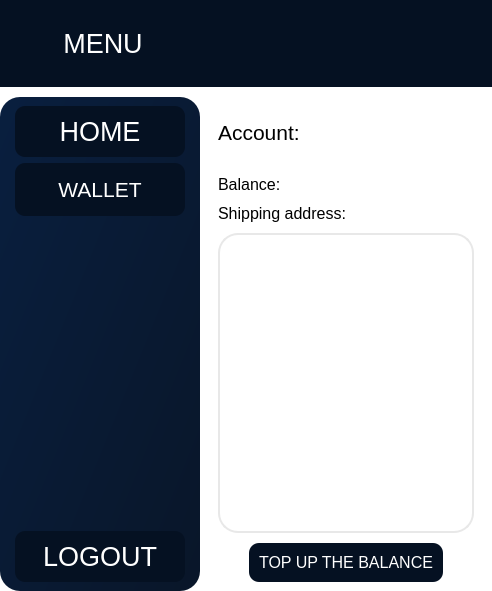
      <widget class="QWidget" name="wallet_page">
       <property name="styleSheet">
        <string notr="true">*{
	border: none;
	background-color: transparent;
	color: #fff;
}
#centralwiget{
	background-color: rgb(255, 255, 255);
}
#side_menu{
	background-color: qlineargradient(spread:pad, x1:1, y1:1, x2:0, y2:0, stop:0 rgba(9, 22, 41, 255), stop:1 rgba(9, 31, 63, 255));
	border-radius: 20px;
}
#header{
	background-color: rgb(5, 17, 34);
}
QPushButton{
	padding: 10px;
	background-color: rgb(5, 17, 34);
	border-radius: 10px;
	color: white;
}
QPushButton:hover{
	background-color: qlineargradient(spread:pad, x1:1, y1:1, x2:0.130682, y2:0.165, stop:0 rgba(34, 120, 239, 255), stop:1 rgba(145, 185, 239, 255));
}
#main_body{
	background-color: white;
	border-radius: 10px;
}
QScrollBar::handle:vertical
{
      background-color: rgb(232, 232, 232);
      min-height: 5px;
      border-radius: 6px;
}
QScrollBar::add-line:vertical 
{
      border: none;
      background: none;
}

QScrollBar::sub-line:vertical
{
      border: none;
      background: none;
}</string>
       </property>
       <layout class="QGridLayout" name="gridLayout_2">
        <property name="leftMargin">
         <number>0</number>
        </property>
        <property name="topMargin">
         <number>0</number>
        </property>
        <property name="rightMargin">
         <number>0</number>
        </property>
        <property name="bottomMargin">
         <number>0</number>
        </property>
        <property name="horizontalSpacing">
         <number>0</number>
        </property>
        <property name="verticalSpacing">
         <number>10</number>
        </property>
        <item row="0" column="0" colspan="2">
         <widget class="QFrame" name="header_2">
          <property name="sizePolicy">
           <sizepolicy hsizetype="Expanding" vsizetype="Expanding">
            <horstretch>0</horstretch>
            <verstretch>0</verstretch>
           </sizepolicy>
          </property>
          <property name="minimumSize">
           <size>
            <width>0</width>
            <height>0</height>
           </size>
          </property>
          <property name="maximumSize">
           <size>
            <width>16777215</width>
            <height>100</height>
           </size>
          </property>
          <property name="styleSheet">
           <string notr="true">QFrame{
	background-color: rgb(5, 17, 34);
}</string>
          </property>
          <property name="frameShape">
           <enum>QFrame::StyledPanel</enum>
          </property>
          <property name="frameShadow">
           <enum>QFrame::Raised</enum>
          </property>
          <layout class="QHBoxLayout" name="horizontalLayout_2">
           <item alignment="Qt::AlignLeft">
            <widget class="QFrame" name="side_menu_toggle_2">
             <property name="minimumSize">
              <size>
               <width>100</width>
               <height>0</height>
              </size>
             </property>
             <property name="frameShape">
              <enum>QFrame::StyledPanel</enum>
             </property>
             <property name="frameShadow">
              <enum>QFrame::Raised</enum>
             </property>
             <layout class="QHBoxLayout" name="horizontalLayout_47">
              <item>
               <widget class="QPushButton" name="pushButton_2">
                <property name="minimumSize">
                 <size>
                  <width>170</width>
                  <height>0</height>
                 </size>
                </property>
                <property name="maximumSize">
                 <size>
                  <width>170</width>
                  <height>16777215</height>
                 </size>
                </property>
                <property name="font">
                 <font>
                  <pointsize>20</pointsize>
                 </font>
                </property>
                <property name="styleSheet">
                 <string notr="true">color: white;</string>
                </property>
                <property name="text">
                 <string>MENU</string>
                </property>
                <property name="icon">
                 <iconset resource="../resources/icons.qrc">
                  <normaloff>:/icons/icons/align-justify.svg</normaloff>
                  <normalon>:/icons/icons/align-justify.svg</normalon>:/icons/icons/align-justify.svg</iconset>
                </property>
                <property name="iconSize">
                 <size>
                  <width>24</width>
                  <height>24</height>
                 </size>
                </property>
                <property name="checkable">
                 <bool>false</bool>
                </property>
                <property name="checked">
                 <bool>false</bool>
                </property>
               </widget>
              </item>
             </layout>
            </widget>
           </item>
           <item>
            <widget class="QFrame" name="frame_28">
             <property name="frameShape">
              <enum>QFrame::StyledPanel</enum>
             </property>
             <property name="frameShadow">
              <enum>QFrame::Raised</enum>
             </property>
             <layout class="QHBoxLayout" name="horizontalLayout_48">
              <item>
               <widget class="QLabel" name="logged_as_2">
                <property name="font">
                 <font>
                  <pointsize>16</pointsize>
                 </font>
                </property>
                <property name="text">
                 <string/>
                </property>
                <property name="alignment">
                 <set>Qt::AlignCenter</set>
                </property>
               </widget>
              </item>
             </layout>
            </widget>
           </item>
          </layout>
         </widget>
        </item>
        <item row="1" column="0">
         <widget class="QFrame" name="side_menu_2">
          <property name="sizePolicy">
           <sizepolicy hsizetype="Preferred" vsizetype="Expanding">
            <horstretch>0</horstretch>
            <verstretch>0</verstretch>
           </sizepolicy>
          </property>
          <property name="minimumSize">
           <size>
            <width>200</width>
            <height>0</height>
           </size>
          </property>
          <property name="maximumSize">
           <size>
            <width>0</width>
            <height>16777215</height>
           </size>
          </property>
          <property name="styleSheet">
           <string notr="true">QFrame{
background-color: qlineargradient(spread:pad, x1:1, y1:1, x2:0, y2:0, stop:0 rgba(9, 22, 41, 255), stop:1 rgba(9, 31, 63, 255));
border-radius: 20px;
}</string>
          </property>
          <layout class="QVBoxLayout" name="verticalLayout_76" stretch="0,0">
           <property name="spacing">
            <number>0</number>
           </property>
           <property name="leftMargin">
            <number>0</number>
           </property>
           <property name="topMargin">
            <number>0</number>
           </property>
           <property name="rightMargin">
            <number>0</number>
           </property>
           <property name="bottomMargin">
            <number>0</number>
           </property>
           <item alignment="Qt::AlignHCenter|Qt::AlignTop">
            <widget class="QFrame" name="frame_99">
             <property name="styleSheet">
              <string notr="true">QFrame{
background-color: transparent;
}
</string>
             </property>
             <property name="frameShape">
              <enum>QFrame::StyledPanel</enum>
             </property>
             <property name="frameShadow">
              <enum>QFrame::Raised</enum>
             </property>
             <layout class="QVBoxLayout" name="verticalLayout_77">
              <item>
               <widget class="QPushButton" name="home_2">
                <property name="minimumSize">
                 <size>
                  <width>170</width>
                  <height>0</height>
                 </size>
                </property>
                <property name="maximumSize">
                 <size>
                  <width>170</width>
                  <height>16777215</height>
                 </size>
                </property>
                <property name="font">
                 <font>
                  <pointsize>20</pointsize>
                 </font>
                </property>
                <property name="text">
                 <string>HOME</string>
                </property>
                <property name="icon">
                 <iconset resource="../resources/icons.qrc">
                  <normaloff>:/icons/icons/home.svg</normaloff>:/icons/icons/home.svg</iconset>
                </property>
                <property name="iconSize">
                 <size>
                  <width>24</width>
                  <height>24</height>
                 </size>
                </property>
               </widget>
              </item>
              <item>
               <widget class="QPushButton" name="wallet_2">
                <property name="minimumSize">
                 <size>
                  <width>170</width>
                  <height>53</height>
                 </size>
                </property>
                <property name="maximumSize">
                 <size>
                  <width>170</width>
                  <height>16777215</height>
                 </size>
                </property>
                <property name="font">
                 <font>
                  <pointsize>16</pointsize>
                  <stylestrategy>PreferDefault</stylestrategy>
                  <kerning>true</kerning>
                 </font>
                </property>
                <property name="styleSheet">
                 <string notr="true"/>
                </property>
                <property name="text">
                 <string>WALLET</string>
                </property>
                <property name="icon">
                 <iconset resource="../resources/icons.qrc">
                  <normaloff>:/icons/icons/dollar-sign.svg</normaloff>:/icons/icons/dollar-sign.svg</iconset>
                </property>
                <property name="iconSize">
                 <size>
                  <width>24</width>
                  <height>24</height>
                 </size>
                </property>
               </widget>
              </item>
             </layout>
            </widget>
           </item>
           <item alignment="Qt::AlignHCenter|Qt::AlignBottom">
            <widget class="QFrame" name="frame_100">
             <property name="styleSheet">
              <string notr="true">QFrame{
background-color: transparent;
}</string>
             </property>
             <property name="frameShape">
              <enum>QFrame::StyledPanel</enum>
             </property>
             <property name="frameShadow">
              <enum>QFrame::Raised</enum>
             </property>
             <layout class="QVBoxLayout" name="verticalLayout_78">
              <item>
               <widget class="QPushButton" name="pushButton_6">
                <property name="minimumSize">
                 <size>
                  <width>170</width>
                  <height>0</height>
                 </size>
                </property>
                <property name="maximumSize">
                 <size>
                  <width>170</width>
                  <height>16777215</height>
                 </size>
                </property>
                <property name="font">
                 <font>
                  <pointsize>20</pointsize>
                 </font>
                </property>
                <property name="styleSheet">
                 <string notr="true">QPushButton:hover{
	background-color: qlineargradient(spread:pad, x1:1, y1:1, x2:0, y2:0, stop:0 rgba(165, 4, 77, 255), stop:1 rgba(165, 117, 139, 255));
}</string>
                </property>
                <property name="text">
                 <string>LOGOUT</string>
                </property>
                <property name="icon">
                 <iconset resource="../resources/icons.qrc">
                  <normaloff>:/icons/icons/log-out.svg</normaloff>:/icons/icons/log-out.svg</iconset>
                </property>
                <property name="iconSize">
                 <size>
                  <width>24</width>
                  <height>24</height>
                 </size>
                </property>
               </widget>
              </item>
             </layout>
            </widget>
           </item>
          </layout>
         </widget>
        </item>
        <item row="1" column="1">
         <widget class="QFrame" name="main_body_4">
          <property name="sizePolicy">
           <sizepolicy hsizetype="Expanding" vsizetype="Preferred">
            <horstretch>0</horstretch>
            <verstretch>0</verstretch>
           </sizepolicy>
          </property>
          <property name="styleSheet">
           <string notr="true">background-color: white;
border-radius: 10px</string>
          </property>
          <property name="frameShape">
           <enum>QFrame::StyledPanel</enum>
          </property>
          <property name="frameShadow">
           <enum>QFrame::Raised</enum>
          </property>
          <layout class="QVBoxLayout" name="verticalLayout_58">
           <item>
            <widget class="QFrame" name="frame_75">
             <property name="minimumSize">
              <size>
               <width>0</width>
               <height>53</height>
              </size>
             </property>
             <property name="maximumSize">
              <size>
               <width>16777215</width>
               <height>53</height>
              </size>
             </property>
             <property name="frameShape">
              <enum>QFrame::StyledPanel</enum>
             </property>
             <property name="frameShadow">
              <enum>QFrame::Raised</enum>
             </property>
             <layout class="QVBoxLayout" name="verticalLayout_59">
              <item>
               <widget class="QLabel" name="account">
                <property name="font">
                 <font>
                  <pointsize>16</pointsize>
                 </font>
                </property>
                <property name="styleSheet">
                 <string notr="true">color: rgb(0, 0, 0);</string>
                </property>
                <property name="text">
                 <string>Account: </string>
                </property>
               </widget>
              </item>
             </layout>
            </widget>
           </item>
           <item>
            <widget class="QFrame" name="frame_76">
             <property name="frameShape">
              <enum>QFrame::StyledPanel</enum>
             </property>
             <property name="frameShadow">
              <enum>QFrame::Raised</enum>
             </property>
             <layout class="QVBoxLayout" name="verticalLayout_60">
              <property name="spacing">
               <number>10</number>
              </property>
              <property name="topMargin">
               <number>10</number>
              </property>
              <property name="bottomMargin">
               <number>0</number>
              </property>
              <item alignment="Qt::AlignTop">
               <widget class="QLabel" name="balance">
                <property name="font">
                 <font>
                  <pointsize>12</pointsize>
                 </font>
                </property>
                <property name="styleSheet">
                 <string notr="true">color: black;</string>
                </property>
                <property name="text">
                 <string>Balance: </string>
                </property>
               </widget>
              </item>
              <item>
               <widget class="QLabel" name="label_7">
                <property name="font">
                 <font>
                  <pointsize>12</pointsize>
                 </font>
                </property>
                <property name="styleSheet">
                 <string notr="true">color: black;</string>
                </property>
                <property name="text">
                 <string>Shipping address:</string>
                </property>
               </widget>
              </item>
              <item alignment="Qt::AlignVCenter">
               <widget class="QFrame" name="frame_77">
                <property name="minimumSize">
                 <size>
                  <width>0</width>
                  <height>300</height>
                 </size>
                </property>
                <property name="maximumSize">
                 <size>
                  <width>16777215</width>
                  <height>300</height>
                 </size>
                </property>
                <property name="frameShape">
                 <enum>QFrame::StyledPanel</enum>
                </property>
                <property name="frameShadow">
                 <enum>QFrame::Raised</enum>
                </property>
                <layout class="QVBoxLayout" name="verticalLayout_61">
                 <property name="spacing">
                  <number>10</number>
                 </property>
                 <property name="leftMargin">
                  <number>0</number>
                 </property>
                 <property name="topMargin">
                  <number>0</number>
                 </property>
                 <property name="rightMargin">
                  <number>0</number>
                 </property>
                 <property name="bottomMargin">
                  <number>0</number>
                 </property>
                 <item>
                  <widget class="QTextEdit" name="textEdit">
                   <property name="font">
                    <font>
                     <pointsize>12</pointsize>
                    </font>
                   </property>
                   <property name="styleSheet">
                    <string notr="true">color: black;
border: 2px solid rgb(232, 232, 232);
border-radius: 20px;</string>
                   </property>
                   <property name="html">
                    <string>&lt;!DOCTYPE HTML PUBLIC &quot;-//W3C//DTD HTML 4.0//EN&quot; &quot;http://www.w3.org/TR/REC-html40/strict.dtd&quot;&gt;
&lt;html&gt;&lt;head&gt;&lt;meta name=&quot;qrichtext&quot; content=&quot;1&quot; /&gt;&lt;style type=&quot;text/css&quot;&gt;
p, li { white-space: pre-wrap; }
&lt;/style&gt;&lt;/head&gt;&lt;body style=&quot; font-family:'MS Shell Dlg 2'; font-size:12pt; font-weight:400; font-style:normal;&quot;&gt;
&lt;p style=&quot;-qt-paragraph-type:empty; margin-top:0px; margin-bottom:0px; margin-left:0px; margin-right:0px; -qt-block-indent:0; text-indent:0px;&quot;&gt;&lt;br /&gt;&lt;/p&gt;&lt;/body&gt;&lt;/html&gt;</string>
                   </property>
                  </widget>
                 </item>
                </layout>
               </widget>
              </item>
              <item alignment="Qt::AlignHCenter">
               <widget class="QPushButton" name="pushButton_3">
                <property name="font">
                 <font>
                  <pointsize>12</pointsize>
                 </font>
                </property>
                <property name="styleSheet">
                 <string notr="true">QPushButton{
	padding: 10px;
	background-color: rgb(5, 17, 34);
	border-radius: 10px;
	color: white;
}
QPushButton:hover{
	background-color: qlineargradient(spread:pad, x1:1, y1:1, x2:0.130682, y2:0.165, stop:0 rgba(34, 120, 239, 255), stop:1 rgba(145, 185, 239, 255));
}</string>
                </property>
                <property name="text">
                 <string>TOP UP THE BALANCE</string>
                </property>
               </widget>
              </item>
             </layout>
            </widget>
           </item>
          </layout>
         </widget>
        </item>
       </layout>
      </widget>
